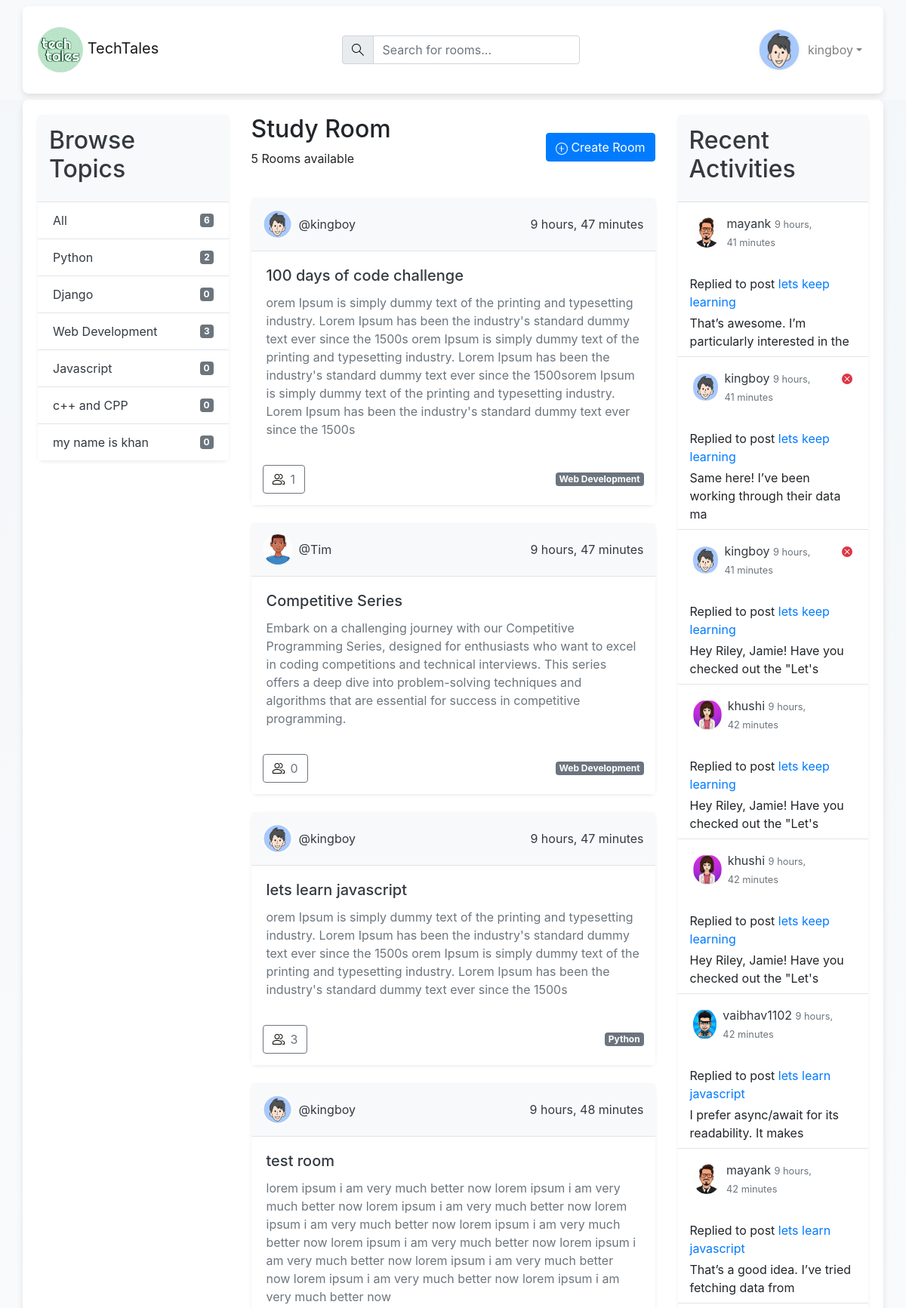
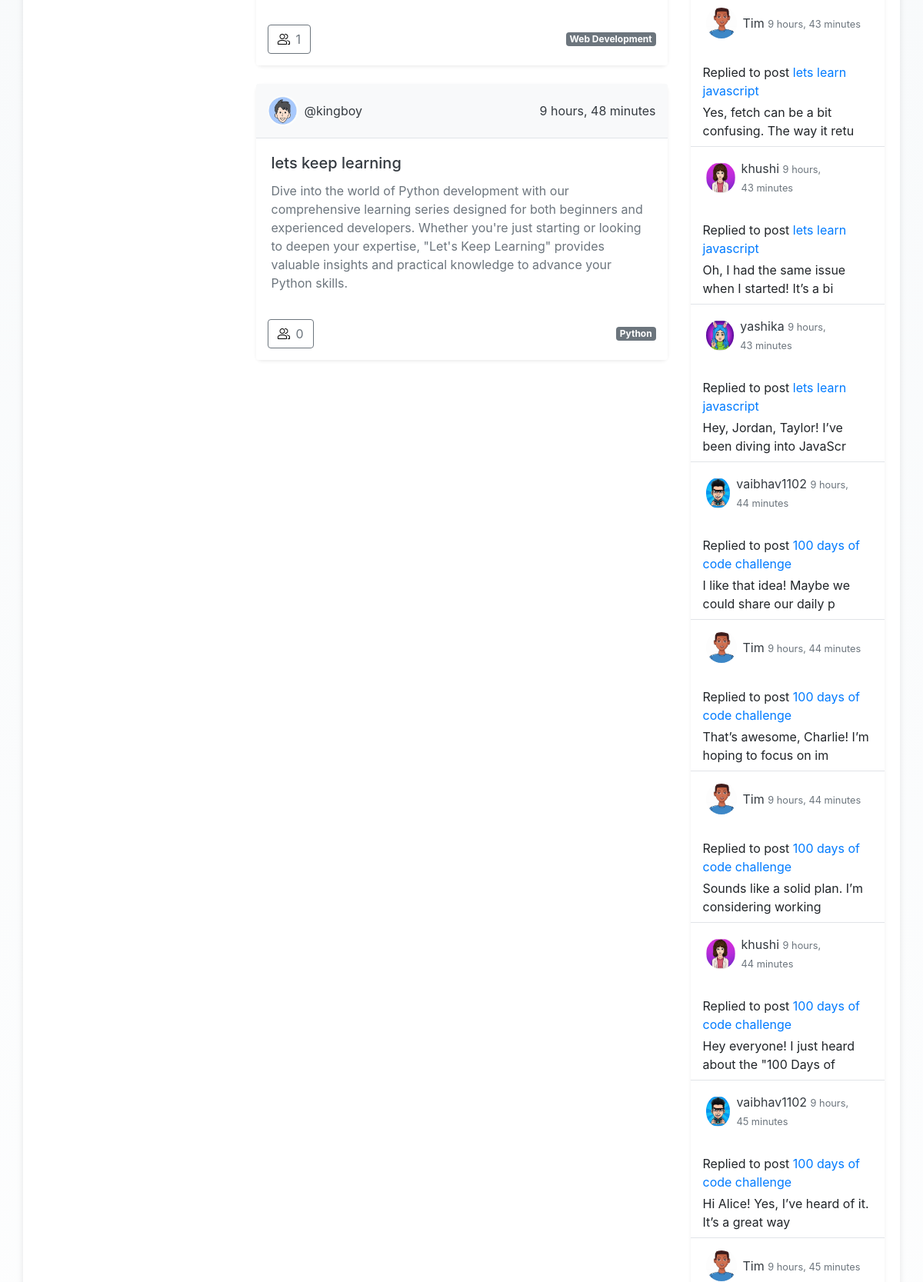
The app's page / (signed in, upper part) with its own data (2 pictures, top to bottom).
### base/models.py (models this page shows, shortened)
class Bio(models.Model):
    user=models.OneToOneField(User,on_delete=models.CASCADE,null=True)
    avatar=models.ImageField(null=True,default='avatar.svg',blank=True)
    bio=models.TextField(null=True,blank=True)

class Topic(models.Model):
    name=models.CharField(max_length=200)

class Room(models.Model):
    host=models.ForeignKey(User,on_delete=models.SET_NULL,null=True)
    topic=models.ForeignKey(Topic,on_delete=models.SET_NULL,null=True)
    name=models.CharField(max_length=200)
    desc=models.TextField(null=True,blank=True)
    participants=models.ManyToManyField(User,related_name='participants',blank=True)
    modified=models.DateTimeField(auto_now=True)
    created=models.DateTimeField(auto_now_add=True)
    class Meta:
        ordering=['-modified','-created']

class Message(models.Model):
    user=models.ForeignKey(User,on_delete=models.CASCADE)
    room=models.ForeignKey(Room,on_delete=models.CASCADE)
    body=models.TextField()
    modified=models.DateTimeField(auto_now=True)
    created=models.DateTimeField(auto_now_add=True)
    class Meta:
        ordering=['-modified','-created']
    def __str__(self):
        return self.body[:50]

### base/views.py (the view)
# urls.py: path('',views.home,name='home'),
def home(request):
    q=request.GET.get('q')
    if q==None:
        q=''
    rooms=Room.objects.filter(
        Q(topic__name__icontains=q) |
        Q(name__icontains=q) |
        Q(desc__icontains=q)
        )
    room_messages=Message.objects.filter(room__in=rooms)
    topics=Topic.objects.all()
    context={
        'rooms':rooms,
        'topics':topics,
        'room_count':rooms.count(),
        'room_messages':room_messages,
    }
    return render(request,'base/home.html',context)

### base/templates/base/home.html (shortened to what this page needs)
{% extends 'main.html' %}
{% block content %}
<main class="layout layout--3">
  <div class="container">
    <div class="row">
      <div class="col-md-3">
        {% include 'base/topics_component.html' %}
      </div>
      <div class="col-md-6">
        <div class="roomList">
          <div class="roomList__header d-flex justify-content-between align-items-center mb-4">
            <div>
              <h2>Study Room</h2>
              <p>{{room_count}} Rooms available</p>
            </div>
            <a class="btn btn-primary" href="{% url 'create-room' %}">
              Create Room
            </a>
          </div>
          {% include 'base/feed_component.html' %}
        </div>
      </div>
      <div class="col-md-3">
        {% include 'base/activity_component.html' %}
      </div>
    </div>
  </div>
</main>
{% endblock %}

### templates/navbar.html (shortened to what this page needs)
{% load static %}
<nav class="navbar navbar-expand-lg navbar-light bg-light">
  <div class="container">
    <a class="navbar-brand" href="{% url 'home' %}">
      <img src="{% static 'images/techtales.jpg' %}" alt="" class="img-fluid rounded-circle" style="width: 60px; height: 60px; object-fit: cover;">
      <span>TechTales</span>
    </a>
    <div class="collapse navbar-collapse" id="navbarContent">
      <form class="form-inline my-2 my-lg-0 ml-auto" method="GET" action="{% url 'home' %}">
        <div class="input-group">
          <div class="input-group-prepend">
            <span class="input-group-text">
            </span>
          </div>
          <input class="form-control" type="search" name="q" placeholder="Search for rooms..." aria-label="Search">
        </div>
      </form>
      <ul class="navbar-nav ml-auto">
        {% if request.user.is_authenticated %}
        <li class="nav-item dropdown">
          <a class="nav-link dropdown-toggle d-flex align-items-center" href="#" id="navbarDropdown" role="button" data-toggle="dropdown" aria-haspopup="true" aria-expanded="false">
            <div class="avatar avatar--medium active mr-2">
              <img src="{{ request.user.bio.avatar.url }}" alt="" class="img-fluid rounded-circle" style="width: 60px; height:60px; object-fit: cover;">
            </div>
            <span>{{ request.user.username }}</span>
          </a>
        </li>
        {% endif %}
      </ul>
    </div>
  </div>
</nav>

### base/templates/base/topics_component.html
<div class="topics card mb-4 shadow-sm border-0">
  <div class="card-header bg-light text-dark">
    <h2>Browse Topics</h2>
  </div>
  <ul class="list-group list-group-flush">
    <li class="list-group-item bg-white">
      <a href="{% url 'home' %}" class="d-flex justify-content-between align-items-center text-dark text-decoration-none">
        All <span class="badge badge-secondary">{{topics.count}}</span>
      </a>
    </li>
    {% for topic in topics %}
    <li class="list-group-item bg-white">
      <a href="{% url 'home' %}?q={{topic.name}}" class="d-flex justify-content-between align-items-center text-dark text-decoration-none">
        {{topic.name}} <span class="badge badge-secondary">{{topic.room_set.all.count}}</span>
      </a>
    </li>
    {% endfor %}
  </ul>
</div>

### base/templates/base/feed_component.html (shortened to what this page needs)
{% load static %}
{% for room in rooms %}
<div class="card mb-4 shadow-sm border-0">
  <div class="card-header d-flex justify-content-between align-items-center bg-light text-dark">
    <a href="{% url 'profile' room.host.id %}" class="d-flex align-items-center text-decoration-none text-dark">
      <div class="avatar avatar--small mr-2">
        <img src="{{ room.host.bio.avatar.url }}" alt="" class="img-fluid rounded-circle" style="width: 40px; height: 40px; object-fit: cover;">
      </div>
      <span>@{{room.host.username}}</span>
    </a>
    <span>{{room.modified|timesince}}</span>
  </div>
  <div class="card-body">
    <h5 class="card-title">
      <a href="{% url 'room' room.id %}" class="text-decoration-none text-dark">{{room.name}}</a>
    </h5>
    <p class="card-text text-muted">{{room.desc}}</p>
  </div>
  <div class="card-footer d-flex justify-content-between align-items-center bg-white border-top-0">
    <a href="{% url 'room' room.id %}" class="btn btn-outline-secondary d-flex align-items-center">
      {{room.participants.all.count}}
    </a>
    <span class="badge badge-secondary">{{room.topic.name}}</span>
  </div>
</div>
{% endfor %}

### base/templates/base/activity_component.html (shortened to what this page needs)
<div class="activities card mb-4 shadow-sm border-0">
  <div class="card-header bg-light text-dark border-bottom">
    <h2>Recent Activities</h2>
  </div>
  <div class="list-group list-group-flush">
    {% for message in room_messages %}
    <div class="list-group-item d-flex justify-content-between align-items-start border-0 py-3">
      <a href="{% url 'profile' message.user.id %}" class="d-flex align-items-center text-dark text-decoration-none">
        <div class="avatar mr-2">
          <img src="{{ message.user.bio.avatar.url }}" alt="" class="img-fluid rounded-circle" style="width: 40px; height: 40px; object-fit: cover;">
        </div>
        <div>
          <p class="mb-0">{{ message.user.username }} <small class="text-muted">{{ message.created|timesince }}</small></p>
        </div>
      </a>
      {% if message.user == request.user %}
      <a href="{% url 'delete-message' message.id %}" class="text-danger">
      </a>
      {% endif %}
    </div>
    <div class="list-group-item px-3 py-2">
      <p class="mt-2 mb-1">Replied to post <a href="{% url 'room' message.room.id %}" class="text-primary">{{ message.room.name }}</a></p>
      <div>{{ message }}</div>
    </div>
    {% endfor %}
  </div>
</div>

### base/templates/base/home.html (style rules this page uses)
.layout { background: linear-gradient(to bottom, #f4f7f9, #ffffff); }
.container { background-color: #ffffff; border-radius: 8px; box-shadow: 0 4px 8px rgba(0, 0, 0, 0.1); padding: 20px; }
.card { background-color: #ffffff; border: 1px solid #e1e4e8; border-radius: 8px; }
.card-header { background-color: #f8f9fa; border-bottom: 1px solid #e1e4e8; padding: 15px; }
.card-footer { background-color: #f8f9fa; border-top: 1px solid #e1e4e8; padding: 15px; }
.list-group-item { background-color: #ffffff; border: 1px solid #e1e4e8; }
.btn-primary { background-color: #007bff; border-color: #007bff; }
.badge-secondary { background-color: #6c757d; }

### records on screen
Topic: name "Python", room_set.all.count "2"
Topic: name "Django", room_set.all.count "0"
Topic: name "Web Development", room_set.all.count "3"
Topic: name "Javascript", room_set.all.count "0"
Topic: name "c++ and CPP", room_set.all.count "0"
Topic: name "my name is khan", room_set.all.count "0"
Room: host.bio.avatar (picture), host.username "kingboy", modified "9 hours, 47 minutes", name "100 days of code challenge", desc "orem Ipsum is simply dummy text of the printing and typesetting industry. Lorem Ipsum has been the industry's standard dummy text ever since the 1500s orem Ipsum is simply dummy text of the printing and typesetting industry. Lorem Ipsum has been the industry's standard dummy text ever since the 1500sorem Ipsum is simply dummy text of the printing and typesetting industry. Lorem Ipsum has been the industry's standard dummy text ever since the 1500s", participants.all.count "1", topic.name "Web Development"
Room: host.bio.avatar (picture), host.username "Tim", modified "9 hours, 47 minutes", name "Competitive Series", desc "Embark on a challenging journey with our Competitive Programming Series, designed for enthusiasts who want to excel in coding competitions and technical interviews. This series offers a deep dive into problem-solving techniques and algorithms that are essential for success in competitive programming.", participants.all.count "0", topic.name "Web Development"
Room: host.bio.avatar (picture), host.username "kingboy", modified "9 hours, 47 minutes", name "lets learn javascript", desc "orem Ipsum is simply dummy text of the printing and typesetting industry. Lorem Ipsum has been the industry's standard dummy text ever since the 1500s orem Ipsum is simply dummy text of the printing and typesetting industry. Lorem Ipsum has been the industry's standard dummy text ever since the 1500s", participants.all.count "3", topic.name "Python"
Room: host.bio.avatar (picture), host.username "kingboy", modified "9 hours, 48 minutes", name "test room", desc "lorem ipsum i am very much better now lorem ipsum i am very much better now lorem ipsum i am very much better now lorem ipsum i am very much better now lorem ipsum i am very much better now lorem ipsum i am very much better now lorem ipsum i am very much better now lorem ipsum i am very much better now lorem ipsum i am very much better now lorem ipsum i am very much better now", participants.all.count "1", topic.name "Web Development"
Room: host.bio.avatar (picture), host.username "kingboy", modified "9 hours, 48 minutes", name "lets keep learning", desc "Dive into the world of Python development with our comprehensive learning series designed for both beginners and experienced developers. Whether you're just starting or looking to deepen your expertise, \"Let's Keep Learning\" provides valuable insights and practical knowledge to advance your Python skills.", participants.all.count "0", topic.name "Python"
Message: user.bio.avatar (picture), user.username "mayank", created "9 hours, 41 minutes", room.name "lets keep learning", body "That’s awesome. I’m particularly interested in the"
Message: user.bio.avatar (picture), user.username "kingboy", created "9 hours, 41 minutes", room.name "lets keep learning", body "Same here! I’ve been working through their data ma"
Message: user.bio.avatar (picture), user.username "kingboy", created "9 hours, 41 minutes", room.name "lets keep learning", body "Hey Riley, Jamie! Have you checked out the \"Let's"
Message: user.bio.avatar (picture), user.username "khushi", created "9 hours, 42 minutes", room.name "lets keep learning", body "Hey Riley, Jamie! Have you checked out the \"Let's"
Message: user.bio.avatar (picture), user.username "khushi", created "9 hours, 42 minutes", room.name "lets keep learning", body "Hey Riley, Jamie! Have you checked out the \"Let's"
Message: user.bio.avatar (picture), user.username "vaibhav1102", created "9 hours, 42 minutes", room.name "lets learn javascript", body "I prefer async/await for its readability. It makes"
Message: user.bio.avatar (picture), user.username "mayank", created "9 hours, 42 minutes", room.name "lets learn javascript", body "That’s a good idea. I’ve tried fetching data from"
Message: user.bio.avatar (picture), user.username "Tim", created "9 hours, 43 minutes", room.name "lets learn javascript", body "Yes, fetch can be a bit confusing. The way it retu"
Message: user.bio.avatar (picture), user.username "khushi", created "9 hours, 43 minutes", room.name "lets learn javascript", body "Oh, I had the same issue when I started! It’s a bi"
Message: user.bio.avatar (picture), user.username "yashika", created "9 hours, 43 minutes", room.name "lets learn javascript", body "Hey, Jordan, Taylor! I’ve been diving into JavaScr"
Message: user.bio.avatar (picture), user.username "vaibhav1102", created "9 hours, 44 minutes", room.name "100 days of code challenge", body "I like that idea! Maybe we could share our daily p"
Message: user.bio.avatar (picture), user.username "Tim", created "9 hours, 44 minutes", room.name "100 days of code challenge", body "That’s awesome, Charlie! I’m hoping to focus on im"
Message: user.bio.avatar (picture), user.username "Tim", created "9 hours, 44 minutes", room.name "100 days of code challenge", body "Sounds like a solid plan. I’m considering working"
Message: user.bio.avatar (picture), user.username "khushi", created "9 hours, 44 minutes", room.name "100 days of code challenge", body "Hey everyone! I just heard about the \"100 Days of"
Message: user.bio.avatar (picture), user.username "vaibhav1102", created "9 hours, 45 minutes", room.name "100 days of code challenge", body "Hi Alice! Yes, I’ve heard of it. It’s a great way"
Message: user.bio.avatar (picture), user.username "Tim", created "9 hours, 45 minutes"

### other values on screen
{{ request.user.username }} "kingboy"
{{ topics.count }} "6"
{{ room_count }} "5"
